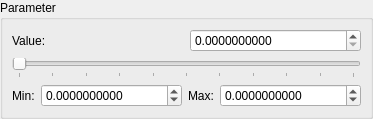
<ui version="4.0" >
 <class>floatParameter</class>
 <widget class="QWidget" name="floatParameter" >
  <property name="geometry" >
   <rect>
    <x>0</x>
    <y>0</y>
    <width>240</width>
    <height>115</height>
   </rect>
  </property>
  <property name="minimumSize" >
   <size>
    <width>0</width>
    <height>0</height>
   </size>
  </property>
  <property name="windowTitle" >
   <string>Form</string>
  </property>
  <layout class="QVBoxLayout" >
   <property name="margin" >
    <number>0</number>
   </property>
   <property name="spacing" >
    <number>6</number>
   </property>
   <item>
    <widget class="QGroupBox" name="floatParameterGroupBox" >
     <property name="sizePolicy" >
      <sizepolicy>
       <hsizetype>5</hsizetype>
       <vsizetype>0</vsizetype>
       <horstretch>0</horstretch>
       <verstretch>0</verstretch>
      </sizepolicy>
     </property>
     <property name="autoFillBackground" >
      <bool>false</bool>
     </property>
     <property name="title" >
      <string>Parameter</string>
     </property>
     <property name="alignment" >
      <set>Qt::AlignLeading|Qt::AlignLeft|Qt::AlignTop</set>
     </property>
     <layout class="QVBoxLayout" >
      <property name="margin" >
       <number>9</number>
      </property>
      <property name="spacing" >
       <number>6</number>
      </property>
      <item>
       <layout class="QVBoxLayout" >
        <property name="margin" >
         <number>0</number>
        </property>
        <property name="spacing" >
         <number>6</number>
        </property>
        <item>
         <layout class="QHBoxLayout" >
          <property name="margin" >
           <number>0</number>
          </property>
          <property name="spacing" >
           <number>6</number>
          </property>
          <item>
           <widget class="QLabel" name="label_1" >
            <property name="sizePolicy" >
             <sizepolicy>
              <hsizetype>5</hsizetype>
              <vsizetype>5</vsizetype>
              <horstretch>0</horstretch>
              <verstretch>0</verstretch>
             </sizepolicy>
            </property>
            <property name="text" >
             <string>Value:</string>
            </property>
            <property name="buddy" >
             <cstring>floatParameterValue</cstring>
            </property>
           </widget>
          </item>
          <item>
           <widget class="QDoubleSpinBox" name="floatParameterValue" >
            <property name="sizePolicy" >
             <sizepolicy>
              <hsizetype>5</hsizetype>
              <vsizetype>0</vsizetype>
              <horstretch>0</horstretch>
              <verstretch>0</verstretch>
             </sizepolicy>
            </property>
            <property name="toolTip" >
             <string>Set the current value of this parameter between MIN and MAX.</string>
            </property>
            <property name="correctionMode" >
             <enum>QAbstractSpinBox::CorrectToNearestValue</enum>
            </property>
            <property name="decimals" >
             <number>10</number>
            </property>
           </widget>
          </item>
         </layout>
        </item>
        <item>
         <widget class="QSlider" name="floatParameterSlider" >
          <property name="toolTip" >
           <string>Set the current value of this parameter between MIN and MAX.</string>
          </property>
          <property name="autoFillBackground" >
           <bool>false</bool>
          </property>
          <property name="maximum" >
           <number>10000</number>
          </property>
          <property name="singleStep" >
           <number>1</number>
          </property>
          <property name="pageStep" >
           <number>1000</number>
          </property>
          <property name="orientation" >
           <enum>Qt::Horizontal</enum>
          </property>
          <property name="invertedAppearance" >
           <bool>false</bool>
          </property>
          <property name="tickPosition" >
           <enum>QSlider::TicksBelow</enum>
          </property>
         </widget>
        </item>
        <item>
         <layout class="QHBoxLayout" >
          <property name="margin" >
           <number>0</number>
          </property>
          <property name="spacing" >
           <number>6</number>
          </property>
          <item>
           <widget class="QLabel" name="label_3" >
            <property name="sizePolicy" >
             <sizepolicy>
              <hsizetype>5</hsizetype>
              <vsizetype>5</vsizetype>
              <horstretch>0</horstretch>
              <verstretch>0</verstretch>
             </sizepolicy>
            </property>
            <property name="text" >
             <string>Min:</string>
            </property>
            <property name="buddy" >
             <cstring>floatParameterMin</cstring>
            </property>
           </widget>
          </item>
          <item>
           <widget class="QDoubleSpinBox" name="floatParameterMin" >
            <property name="sizePolicy" >
             <sizepolicy>
              <hsizetype>5</hsizetype>
              <vsizetype>0</vsizetype>
              <horstretch>0</horstretch>
              <verstretch>0</verstretch>
             </sizepolicy>
            </property>
            <property name="toolTip" >
             <string>Set the minimum value for this parameter.</string>
            </property>
            <property name="correctionMode" >
             <enum>QAbstractSpinBox::CorrectToNearestValue</enum>
            </property>
            <property name="decimals" >
             <number>10</number>
            </property>
            <property name="maximum" >
             <double>10000000.000000000000000</double>
            </property>
            <property name="minimum" >
             <double>-10000000.000000000000000</double>
            </property>
            <property name="value" >
             <double>0.000000000000000</double>
            </property>
           </widget>
          </item>
          <item>
           <spacer>
            <property name="orientation" >
             <enum>Qt::Horizontal</enum>
            </property>
            <property name="sizeHint" >
             <size>
              <width>0</width>
              <height>20</height>
             </size>
            </property>
           </spacer>
          </item>
          <item>
           <widget class="QLabel" name="label_2" >
            <property name="sizePolicy" >
             <sizepolicy>
              <hsizetype>5</hsizetype>
              <vsizetype>5</vsizetype>
              <horstretch>0</horstretch>
              <verstretch>0</verstretch>
             </sizepolicy>
            </property>
            <property name="text" >
             <string>Max:</string>
            </property>
            <property name="buddy" >
             <cstring>floatParameterMax</cstring>
            </property>
           </widget>
          </item>
          <item>
           <widget class="QDoubleSpinBox" name="floatParameterMax" >
            <property name="sizePolicy" >
             <sizepolicy>
              <hsizetype>5</hsizetype>
              <vsizetype>0</vsizetype>
              <horstretch>0</horstretch>
              <verstretch>0</verstretch>
             </sizepolicy>
            </property>
            <property name="toolTip" >
             <string>Set the maximum value for this parameter.</string>
            </property>
            <property name="correctionMode" >
             <enum>QAbstractSpinBox::CorrectToNearestValue</enum>
            </property>
            <property name="decimals" >
             <number>10</number>
            </property>
            <property name="maximum" >
             <double>10000000.000000000000000</double>
            </property>
            <property name="minimum" >
             <double>-10000000.000000000000000</double>
            </property>
            <property name="value" >
             <double>0.000000000000000</double>
            </property>
           </widget>
          </item>
         </layout>
        </item>
       </layout>
      </item>
     </layout>
    </widget>
   </item>
  </layout>
 </widget>
 <resources/>
 <connections/>
</ui>
